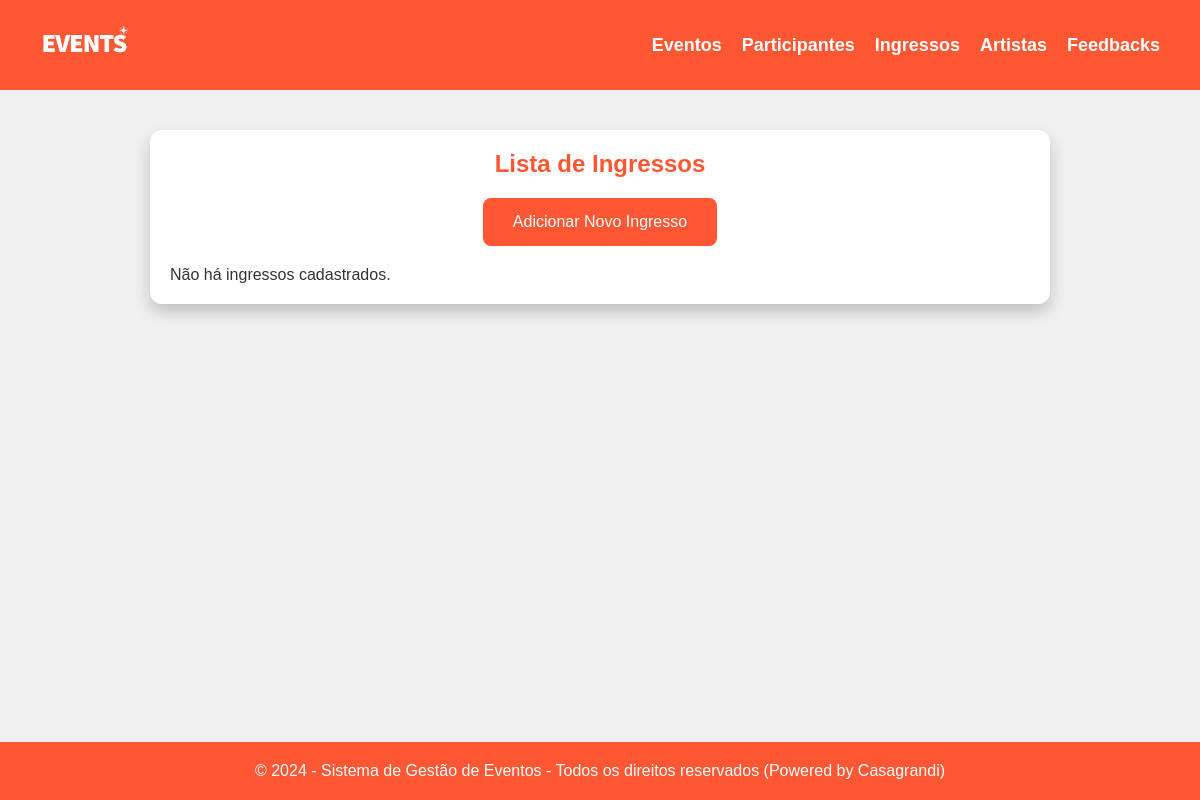
The app's page /ingressos/, older data.
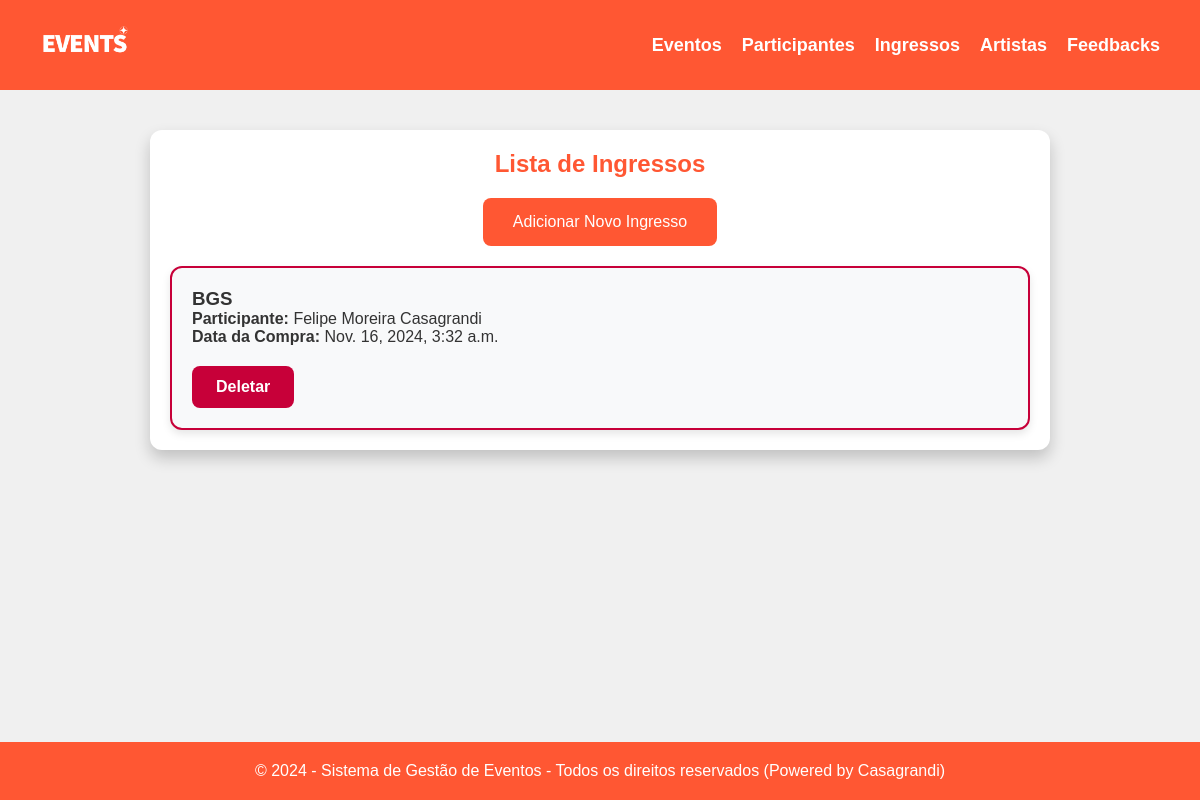
The same page, newer data.
### core/models.py (models this page shows, shortened)
class Ingresso(models.Model):
    evento = models.ForeignKey(Evento, on_delete=models.CASCADE)
    participante = models.ForeignKey(Participante, on_delete=models.CASCADE)
    data_compra = models.DateTimeField(auto_now_add=True)

class Evento(models.Model):
    nome = models.CharField(max_length=100)
    local = models.CharField(max_length=150)
    data = models.DateTimeField()

class Participante(models.Model):
    nome = models.CharField(max_length=100)
    email = models.EmailField(unique=True)

### core/views.py (the view)
# urls.py: path('ingressos/', views.listar_ingressos, name='listar_ingressos'),
def listar_ingressos(request):
    ingressos = Ingresso.objects.all()
    return render(request, 'eventos/ingresso_list.html', {'ingressos': ingressos})

### core/templates/eventos/ingresso_list.html
{% extends 'eventos/base.html' %}
{% block content %}
<h2>Lista de Ingressos</h2>
<a href="{% url 'criar_ingresso' %}" class="button-add">Adicionar Novo Ingresso</a>
<div class="card-container">
    {% for ingresso in ingressos %}
        <div class="card">
            <h3>{{ ingresso.evento.nome }}</h3>
            <p><strong>Participante:</strong> {{ ingresso.participante.nome }}</p>
            <p><strong>Data da Compra:</strong> {{ ingresso.data_compra }}</p>
            <div class="actions">
                <a href="{% url 'deletar_ingresso' ingresso.id %}" class="button delete">Deletar</a>
            </div>
        </div>
    {% empty %}
        <p>Não há ingressos cadastrados.</p>
    {% endfor %}
</div>
{% endblock %}

Row changes from the older to the newer data that the page shows:
added Ingresso: evento.nome "BGS", participante.nome "Felipe Moreira Casagrandi", data_compra "Nov. 16, 2024, 3:32 a.m."
Text that changed along with them:
text no longer shown: "Não há ingressos cadastrados."
